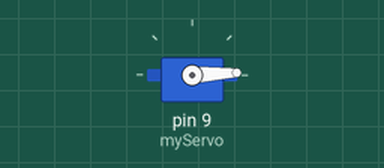
Simulated run of this sketch. Board: Arduino Uno, built with avr-gcc and run on an emulated ATmega328P. Parts: servo.

Above: at 0.05 s.
At 1.3 s:
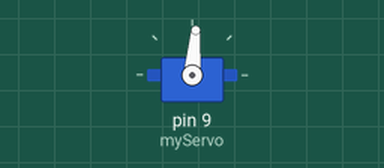
At 2.6 s:
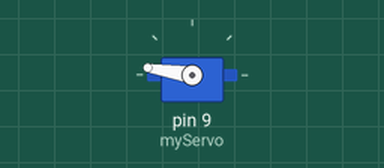
At 5.2 s:
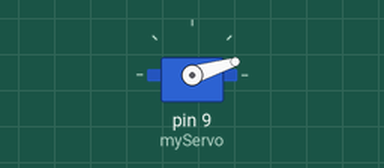
Timing chart, 0 to 7.1 s (numbered marks = the images above):
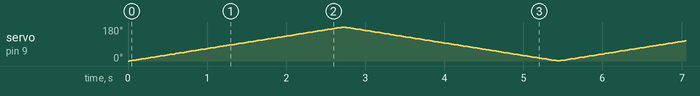

The sketch:

OneServo.ino
```cpp
/*
   OneServo firmware provides a control of one servo using the library Servo.
   Written by Julien Bayle, this example code is under Creative Commons CC-BY-SA
   This code is related to the book "C programming for Arduino" written by Julien Bayle
   and published by Packt Publishing.
http://cprogrammingforarduino.com
 */

#include <Servo.h>

Servo myServo;  // instantiate the Servo object
int angle = 0;    // store the current angle

void setup()
{
    myServo.attach(9);  // attached the pin 9 to Servo object myServo
}


void loop()
{
    for(angle = 0; angle < 180; angle += 1)
    {
        myServo.write(angle);
        delay(15);
    }
    for(angle = 180; angle >= 1; angle -=1)
    {
        myServo.write(angle);
        delay(15);
    }
}
```
